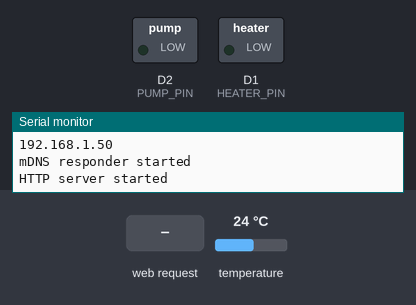
This sketch was run on a simulated ESP8266 (NodeMCU). On the bench: switched loads named in the sketch (green lamp = pin HIGH), the last lines printed to the serial monitor. The inputs (shaded band) are chosen by the test bench; at power-on: temperature 24 °C. WiFi joins after 1.5 s; servers stay silent unless stated.

Above: at 2.7 s.
2.8 s: HTTP request GET /on received
At 6.8 s:
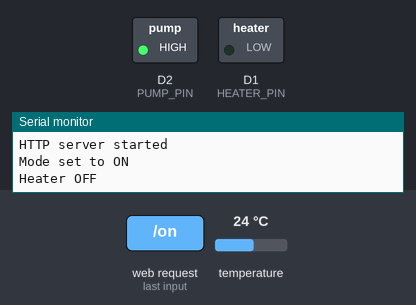
7.2 s: temperature set to 4.8 °C
11.9 s: temperature set to 4.1 °C
At 16.9 s:
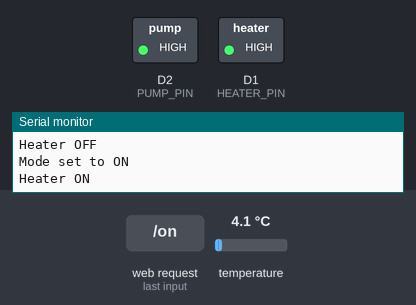
17.2 s: HTTP request GET /off received
At 21.9 s:
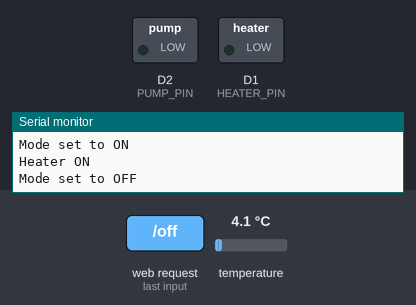
Timing chart, 0 to 23.4 s (numbered marks = the images above; inputs shaded):
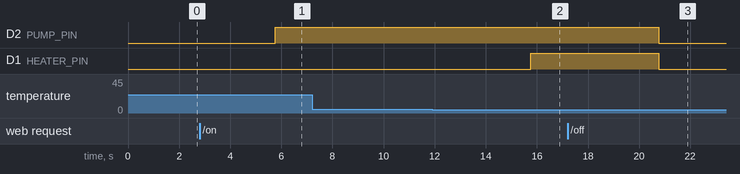

The sketch:

webServer.ino
```cpp
#include <ESP8266WiFi.h>
#include <ESP8266mDNS.h>
#include <ESP8266WebServer.h>
#include <OneWire.h>
#include "DallasTemperature.h"
#include <Arduino_JSON.h>
#include "secrets.h"

#define DEBUG

// Use #define in secrets.h for your specific settings
// e.g. #define S_SSID "Your WiFi SSID"

const char* ssid = S_SSID;
const char* pswd = S_PSWD;
const char* mqtt_server = S_MQTT_SERVER;
const char* mqttUser = S_MQTT_USER;
const char* mqttPass = S_MQTT_PASS;

long timeBetweenMessages = 1000 * 20 * 1;

//Web server stuff
const char* domainName = "hottub";
ESP8266WebServer server(80);

//Pin config
#define ONE_WIRE_BUS D4
#define PUMP_PIN D2
#define HEATER_PIN D1

//System wide states
int status = WL_IDLE_STATUS;     // the starting Wifi radio's status


//Client instantiations
OneWire oneWire(ONE_WIRE_BUS);
DallasTemperature sensors(&oneWire);

void setup_wifi()
{
  delay(10);
  // We start by connecting to a WiFi network
  WiFi.begin(ssid, pswd);
  #ifdef DEBUG
  Serial.println();
  Serial.print("Connecting to ");
  Serial.println(ssid);
  while (WiFi.status() != WL_CONNECTED)
  {
    delay(500);
    Serial.print(".");
  }
  Serial.println("");
  Serial.println("WiFi connected");
  Serial.println("IP address: ");
  Serial.println(WiFi.localIP());
  #endif

  if(MDNS.begin(domainName))
  {
    #ifdef DEBUG
    Serial.println("mDNS responder started");
  }
  else
  {
    Serial.println("Error setting up MDNS responder");
    #endif
  }
}
enum opMode
{
  AUTO,
  ON,
  OFF
};

enum opMode state;
bool pumpStatus;
bool heaterStatus;
int tempMeas;
int tempLast;
int tempSP;

void spaControlLoop()
{
  //check the temp
  sensors.requestTemperatures();
  tempLast = tempMeas;
  tempMeas= sensors.getTempFByIndex(0);

  switch (state)
  {
  case AUTO:
    #ifdef DEBUG
    Serial.println("Mode set to AUTO");
    #endif
    //Check the time
    //turn on pump if applicable
      //turn on heater if needed
    break;
  case ON:
    #ifdef DEBUG
    Serial.println("Mode set to ON");
    #endif
    digitalWrite(PUMP_PIN, true);
    if(tempMeas<tempSP)
    {
      #ifdef DEBUG
      Serial.println("Heater ON");
      #endif
      digitalWrite(HEATER_PIN, true);//May have to change polarity depending on SSR
    }
    else
    {
      #ifdef DEBUG
      Serial.println("Heater OFF");
      #endif
      digitalWrite(HEATER_PIN, false);//May have to change polarity depending on SSR
    }
    break;
  case OFF:
    #ifdef DEBUG
    Serial.println("Mode set to OFF");
    #endif
    digitalWrite(PUMP_PIN, false);
    digitalWrite(HEATER_PIN, false);
    break;
  default:
    break;
  }

}

//Webserver functions
void handleRoot()
{
  server.send(200, "text/html", "<!DOCTYPE html>\
<html>\
<head>\
<title>Hot Tub Interface</title>\
<meta name=\"viewport\"content=\"width=device-width,initial-scale=1\">\
<style>\
html {\
font-family:Arial;\
display:inline-block;\
margin:0px auto;\
text-align:center;\
}\
h1 {\
color:#0F3376;\
padding:2vh;\
font-variant:small-caps;\
}\
p {\
font-size: 1.5rem;\
}\
.btn {\
display:inline-block;\
background-color:#df8918;\
border:none;\
border-radius:4px;\
color:white;\
padding:16px 40px;\
text-decoration:none;\
font-size:30px;\
margin:2px;\
cursor:pointer;\
}\
.btnA {\
background-color:#1cd4f5;\
}\
.btnO{\
background-color: #d61e06;\
}\
.btnI{\
background-color: #078832;\
}\
.btnD{\
background-color:#99500b;\
}\
.units {\
font-size:1.2rem;\
vertical-align:middle\
}\
.sensor-labels {\
font-size:1.5rem;\
vertical-align:middle;\
padding-bottom:15px;\
}\
</style>\
</head>\
<body>\
<h1>Hot Tub Controller</h1>\
<p>\
<a href=\"/on\"><button class=\"btn\">ON</button></a>\
<a href=\"/auto\"><button class=\"btn btnA\">AUTO</button></a>\
<a href=\"/off\"><button class=\"btn btnO\">OFF</button></a>\
</p>\
<p>\
<a href=\"/inc\"><button class=\"btn btnI\">+</button></a>\
<a href=\"/dec\"><button class=\"btn btnD\">-</button></a>\
</p>\
<p>\
<span class=\"sensor-labels\">Current Temp: </span>\
<span class=\"sensor-labels\" id=\"tempMeas\">XX</span>\
<sup class=\"units\">\xB0""F</sup>\
</p>\
<p>\
<span class=\"sensor-labels\">Temp Setpoint: </span>\
<span class=\"sensor-labels\" id = \"tempSP\">XX</span>\
<sup class=\"units\">\xB0""F</sup>\
</p>\
</body>\
<script>\
function request(elementId)\
{\
var xhttp=new XMLHttpRequest();\
xhttp.onreadystatechange=function(){\
if (this.readyState==4&&this.status==200){\
document.getElementById(elementId).innerHTML=this.responseText;\
}\
};\
xhttp.open(\"GET\",\"/\"+elementId,true);\
xhttp.send();\
};\
window.onload = function() {\
request(\"tempMeas\");\
request(\"tempSP\");\
};\
setInterval(request(\"tempMeas\"),250);\
setInterval(request(\"tempSP\"),250);\
</script>\
</html>"\
);
}

void handleNotFound()
{
  server.send(404, "text/plain", "404: Go fuck yourself");
}

void redirectToRoot()
{
  server.sendHeader("Location","/"); //Tell the webpage to go back to the root
  server.send(303); //Redirect
}

void handleOn()
{
  redirectToRoot();
  state = ON;
}

void handleAuto()
{
  redirectToRoot();
  state = AUTO;
}

void handleOff()
{
  redirectToRoot();
  state = OFF;
}

void handleTempMeas()
{
  char buff[5];
  itoa(tempMeas,buff,10);
  server.send(200, "text/plain", buff);
}

void handleTempSP()
{
  char buff[5];
  itoa(tempSP,buff,10);
  server.send(200,"text/plain",buff);
}

void handleInc()
{
  redirectToRoot();
  ++tempSP;
}

void handleDec()
{
  redirectToRoot();
  --tempSP;
}

void http_init()
{
  server.on("/", HTTP_GET, handleRoot);
  server.on("/on", HTTP_GET, handleOn);
  server.on("/auto", HTTP_GET, handleAuto);
  server.on("/off", HTTP_GET, handleOff);
  server.on("/inc", HTTP_GET, handleInc);
  server.on("/dec", HTTP_GET, handleDec);
  server.on("/tempMeas", HTTP_GET, handleTempMeas);
  server.on("/tempSP", HTTP_GET, handleTempSP);
  server.onNotFound(handleNotFound);
  server.begin();
  #ifdef DEBUG
  Serial.println("HTTP server started");
  #endif
}

void setup()
{
  pinMode(BUILTIN_LED, OUTPUT);     // Initialize the BUILTIN_LED pin as an output
  digitalWrite(BUILTIN_LED, LOW);
  pinMode(PUMP_PIN, OUTPUT);
  digitalWrite(PUMP_PIN, LOW);
  pinMode(HEATER_PIN, OUTPUT);
  digitalWrite(HEATER_PIN, LOW);
  #ifdef DEBUG
  Serial.begin(115200);
  #endif
  setup_wifi();
  http_init();

  state = OFF;
  tempSP = 40;

  //Initialize the temp sensor
  sensors.begin();
}

long now, last;
//bool toggle = false;
void loop()
{
  //toggle = !toggle;
  //digitalWrite(BUILTIN_LED, !digitalRead(BUILTIN_LED));
  now = millis();
  if(now - last > 5000)
  {
    last = now;
    spaControlLoop();
  }
  server.handleClient();
}
```

secrets.h
```cpp
#define S_SSID "Loch Ness Monster"
#define S_PSWD "Gimme Tree Fiddy"
#define S_MQTT_SERVER "192.168.0.11"
#define S_MQTT_USER "MQTT"
#define S_MQTT_PASS "timeToMQTT"
```

Measured:
- the behaviour switches between 4.5 and 4.4 °C on temperature (found by bisection; images 1 and 2)
- after the input at 2.8 s, D2 (PUMP_PIN): LOW → HIGH after 3.0 s
- after the input at 11.9 s, D1 (HEATER_PIN): LOW → HIGH after 3.9 s
- after the input at 17.2 s, D2 (PUMP_PIN), D1 (HEATER_PIN): HIGH → LOW after 3.6 s
